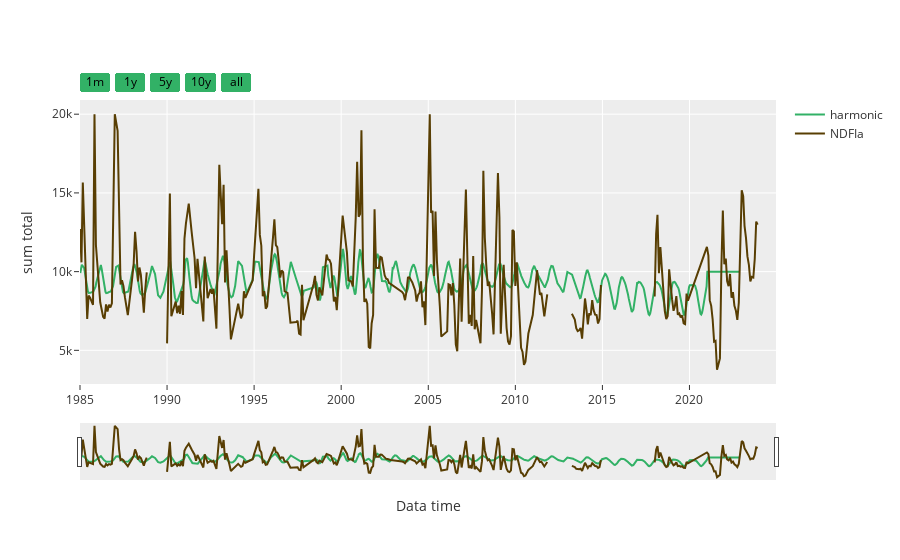

Notebook source saved alongside this figure:
### Code cell
numbAl = random.randint(0, 800)
plot_time_Series(dfharm, dfind,f'pto_{5}')

### Figure 1 — Plotly figure (JSON) as saved in the notebook; plotly's stock layout.template omitted (floating-point values rounded to 4 significant figures; data arrays with more than 128 entries replaced by an {"elided": "..."} marker saying what was removed)
{"data": [{"marker": {"color": "#32B166"}, "name": "harmonic", "type": "scatter", "x": {"elided": "672 str values"}, "y": {"elided": "672 int values"}}, {"marker": {"color": "#583e03"}, "name": "NDFIa", "type": "scatter", "x": {"elided": "355 str values"}, "y": {"elided": "355 int values"}}], "layout": {"autosize": true, "xaxis": {"range": ["1985-01-01T00:00:00", "2024-12-20T00:00:00"], "rangeselector": {"activecolor": "gray", "bgcolor": "#32B166", "buttons": [{"count": 1, "label": "1m", "step": "month", "stepmode": "backward"}, {"count": 365, "label": "1y", "step": "year", "stepmode": "backward"}, {"count": 1825, "label": "5y", "step": "year", "stepmode": "backward"}, {"count": 3650, "label": "10y", "step": "year", "stepmode": "backward"}, {"step": "all"}], "font": {"color": "black"}}, "rangeslider": {"autorange": true, "range": ["1985-01-01", "2024-12-20"], "visible": true, "yaxis": {"_template": null, "rangemode": "match"}}, "title": {"text": "Data time"}, "type": "date"}, "yaxis": {"autorange": true, "range": [2862, 20902], "title": {"text": "sum total"}, "type": "linear"}}}
